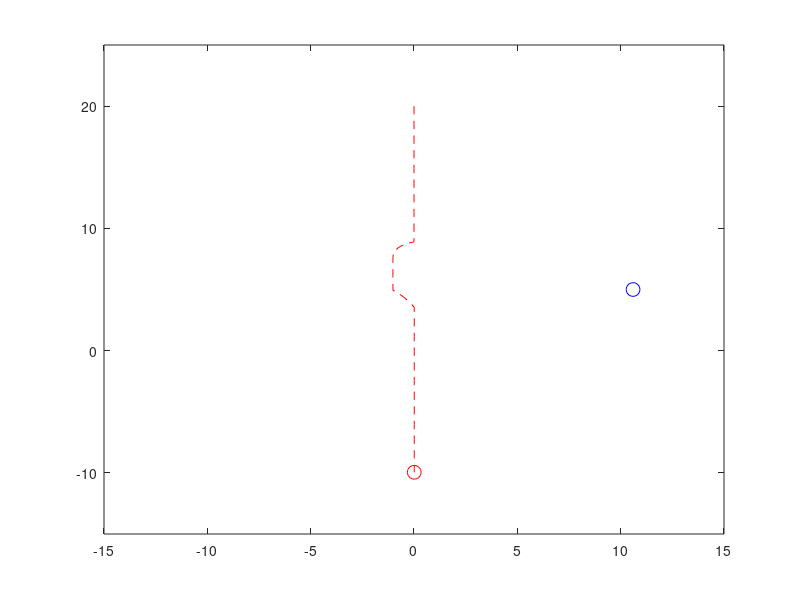

This figure's MATLAB source:
% first simulation that re dship moves out and then corrects path by
% returning to path. The movement it takes is not yet ideal, it is one arc
% followed by straight line, then an arc in opposite direction. 

clc, clear all, close all

% Set up the initial positions of the red ship and obstacle
init_position = [0, 20,];
goal_position = [0,-10];
red_ship_position = init_position;

direct = 0;

heading0 = (pi/2)*3; %intial heading angle;
heading = heading0;

obstacle_position = [-10, 5];

% Set up the velocity vectors for the red ship and obstacle
red_ship_velocity = 3;
obstacle_velocity = [2 , 0];

% Set up the time step and the duration of the simulation
dt = 0.1;
t_end = 15;

% Set up the path array to store the positions of the red ship during movement
path = [red_ship_position(1), red_ship_position(2)];

% Loop over until red ship reaches to goal point
while norm(red_ship_position - goal_position)>0.1
    
    % Update the positions of the red ship and obstacle based on their velocities
    red_ship_position(1) = red_ship_position(1) + red_ship_velocity * cos(heading) * dt;
    red_ship_position(2) = red_ship_position(2) + red_ship_velocity * sin(heading) * dt;
    
    obstacle_position = obstacle_position + obstacle_velocity .* dt;

    % Check if the red ship has crossed the path of the obstacle
    if red_ship_position(2) < obstacle_position(2) + 5 && ...
       red_ship_position(2) > obstacle_position(2) && ...
       red_ship_position(1) < obstacle_position(1) + 5 && ...
       red_ship_position(1) > obstacle_position(1)

        % Determine the distance between the red ship and the obstacle
        distance = norm([red_ship_position(1), red_ship_position(2)] - obstacle_position);

        % If the red ship is too close to the obstacle, move in a semicircle around the obstacle
        if distance < 5

            % Calculate the angle between the red ship and the obstacle
            angle = atan2(red_ship_position(2) - obstacle_position(2), red_ship_position(1) - obstacle_position(1));
            
            % Determine the position of the center of the arc
            center = obstacle_position + [0, 5];
            
            % Calculate the radius of the arc
            radius = 2;

            % Calculate the new velocity vector for the red ship
            if angle >= 0 && angle < pi
                % Move to the left of the obstacle
                red_ship_velocity_v = [(red_ship_position(1)-center(1)), (red_ship_position(2)-center(2))] .* [-1, 1] / radius .* 2;
                
                % calculate heading angle
                heading = atan(red_ship_velocity_v(2)/red_ship_velocity_v(1)); 
                if red_ship_velocity_v(2)<0 &&...
                   red_ship_velocity_v(1)<0 
                    heading = pi + heading;
                end
                
                %calculate the magnitude of velocity
                red_ship_velocity = sqrt(red_ship_velocity_v(1)^2 + red_ship_velocity_v(2)^2);
            else
                % Move to the right of the obstacle
                red_ship_velocity_v = [(red_ship_position(1)-center(1)), (red_ship_position(2)-center(2))] .* [1, -1] / radius .* 2;
                
                % calculate heading angle
                heading = atan(red_ship_velocity_v(2)/red_ship_velocity_v(1)); 
                if red_ship_velocity_v(2)<0 &&...
                   red_ship_velocity_v(1)<0 
                    heading = pi + heading;
                end
               
                
                %calculate the magnitude of velocity
                red_ship_velocity = sqrt(red_ship_velocity_v(1)^2 + red_ship_velocity_v(2)^2);                
                
            end

        % If the red ship is not too close to the obstacle, move towards it
        else
            red_ship_velocity = 3;
            heading = heading0;
            
           
        end

    % If the red ship has not crossed the path of the obstacle, move towards it
    else
        red_ship_velocity = 3;
        heading = heading0;
        
        %calcaulate the angle between the lines(red ship - the obstacle, initial point- goal point)
        v_1 = [init_position(1),init_position(2)] - [goal_position(1), goal_position(2)];
        v_2 = [red_ship_position(1), red_ship_position(2)] - [obstacle_position(1),obstacle_position(2)];
        Theta = acos(dot(v_1, v_2)/(norm(v_1)*norm(v_2)));
        
        if Theta>pi/2 %if ship passes the obstacle
            if direct ==0
                center = [red_ship_position(1)+3, red_ship_position(2)+3];
                direct = 1;
            end
            
            % Move to the right of the obstacle
            red_ship_velocity_v = [(red_ship_position(1)-center(1)), (red_ship_position(2)-center(2))] .* [1, -1] / radius .* 2;

            % calculate heading angle
            heading = atan(red_ship_velocity_v(2)/red_ship_velocity_v(1)); 
            if red_ship_velocity_v(2)<0 &&...
               red_ship_velocity_v(1)<0 
                heading = pi + heading;
            end

            %calculate the magnitude of velocity
            red_ship_velocity = sqrt(red_ship_velocity_v(1)^2 + red_ship_velocity_v(2)^2);
        end
        
        %distance from red ship to 
        %http://mathworld.wolfram.com/Point-LineDistance2-Dimensional.html
        
        x1 = init_position(1);
        y1 = init_position(2);
        
        x2 = goal_position(1);
        y2 = goal_position(2);
        
        x3 = red_ship_position(1);
        y3 = red_ship_position(2);
        
        
        % Find the numerator for  point-to-line distance formula.
        numerator = abs((x2 - x1) * (y1 - y3) - (x1 - x3) * (y2 - y1));

        % Find the denominator for  point-to-line distance formula.
        denominator = sqrt((x2 - x1) ^ 2 + (y2 - y1) ^ 2);

        % Compute the distance.
        distance = numerator ./ denominator;
        
        
        if distance < 0.1
            red_ship_velocity = 3;
            heading = heading0;
            
        end
            
        

    end

    % Store the position of the red ship in the path array
    path = [path; [red_ship_position(1),red_ship_position(2)]];

    % Plot the positions of the red ship and obstacle
    plot(path(:,1), path(:,2), 'r--')
    hold on
    plot(red_ship_position(1), red_ship_position(2), 'ro', 'MarkerSize', 10)
    plot(obstacle_position(1), obstacle_position(2), 'bo', 'MarkerSize', 10)
    xlim([-15, 15])
    ylim([-15, 25])
    pause(0.1)
    hold off
end

% After the obstacle has moved, continue moving the red ship towards its final position
while red_ship_position(2) > 0
    % Determine the distance between the red ship and the final position
    distance = norm(red_ship_position - [0, 0]);

    % If the red ship is too far from the final position, move towards it
    if distance > 0.5
        red_ship_velocity = [-1, -3]
    else
        red_ship_velocity = [0, -3];
    end

    % Update the position of the red ship based on its velocity
    red_ship_position = red_ship_position + red_ship_velocity .* dt;
    path = [path; red_ship_position];

    % Plot the positions of the red ship and obstacle
    plot(path(:,1), path(:,2), 'r--')
    hold on
    plot(red_ship_position(1), red_ship_position(2), 'ro', 'MarkerSize', 10)
    plot(obstacle_position(1), obstacle_position(2), 'bo', 'MarkerSize', 10)
    xlim([-15, 15])
    ylim([-5, 25])
    pause(0.1)
    hold off
end

